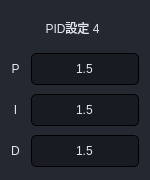
                     <widget class="QFrame" name="frame_73">
                      <property name="minimumSize">
                       <size>
                        <width>150</width>
                        <height>180</height>
                       </size>
                      </property>
                      <property name="maximumSize">
                       <size>
                        <width>150</width>
                        <height>180</height>
                       </size>
                      </property>
                      <property name="styleSheet">
                       <string notr="true">background-color: rgb(36, 40, 49);
border-radius: 5px;</string>
                      </property>
                      <property name="frameShape">
                       <enum>QFrame::StyledPanel</enum>
                      </property>
                      <property name="frameShadow">
                       <enum>QFrame::Raised</enum>
                      </property>
                      <layout class="QGridLayout" name="gridLayout_59">
                       <property name="topMargin">
                        <number>9</number>
                       </property>
                       <property name="bottomMargin">
                        <number>9</number>
                       </property>
                       <item row="3" column="1">
                        <widget class="QLineEdit" name="lineEdit_PID_4_D">
                         <property name="minimumSize">
                          <size>
                           <width>0</width>
                           <height>32</height>
                          </size>
                         </property>
                         <property name="maximumSize">
                          <size>
                           <width>16777215</width>
                           <height>16777215</height>
                          </size>
                         </property>
                         <property name="styleSheet">
                          <string notr="true">background-color: rgba(0, 0, 0,80);
color: rgb(225, 230, 241);
border-width: 1px;
border-style: solid;
border-radius: 5px;
padding-left:5px;
padding-right:5px;
font: 12px &quot;游ゴシック&quot;;
min-height:30;</string>
                         </property>
                         <property name="text">
                          <string>1.5</string>
                         </property>
                         <property name="alignment">
                          <set>Qt::AlignCenter</set>
                         </property>
                        </widget>
                       </item>
                       <item row="2" column="1">
                        <widget class="QLineEdit" name="lineEdit_PID_4_I">
                         <property name="minimumSize">
                          <size>
                           <width>0</width>
                           <height>32</height>
                          </size>
                         </property>
                         <property name="maximumSize">
                          <size>
                           <width>16777215</width>
                           <height>16777215</height>
                          </size>
                         </property>
                         <property name="styleSheet">
                          <string notr="true">background-color: rgba(0, 0, 0,80);
color: rgb(225, 230, 241);
border-width: 1px;
border-style: solid;
border-radius: 5px;
padding-left:5px;
padding-right:5px;
font: 12px &quot;游ゴシック&quot;;
min-height:30;</string>
                         </property>
                         <property name="text">
                          <string>1.5</string>
                         </property>
                         <property name="alignment">
                          <set>Qt::AlignCenter</set>
                         </property>
                        </widget>
                       </item>
                       <item row="0" column="0" colspan="2">
                        <widget class="QLabel" name="label_105">
                         <property name="minimumSize">
                          <size>
                           <width>0</width>
                           <height>32</height>
                          </size>
                         </property>
                         <property name="maximumSize">
                          <size>
                           <width>16777215</width>
                           <height>32</height>
                          </size>
                         </property>
                         <property name="styleSheet">
                          <string notr="true">font: 12px bold italic large &quot;游ゴシック&quot;;
color: rgb(225, 230, 241);
padding-right:5px;</string>
                         </property>
                         <property name="text">
                          <string>PID設定 4</string>
                         </property>
                         <property name="alignment">
                          <set>Qt::AlignCenter</set>
                         </property>
                        </widget>
                       </item>
                       <item row="2" column="0">
                        <widget class="QLabel" name="label_106">
                         <property name="minimumSize">
                          <size>
                           <width>0</width>
                           <height>32</height>
                          </size>
                         </property>
                         <property name="maximumSize">
                          <size>
                           <width>16777215</width>
                           <height>32</height>
                          </size>
                         </property>
                         <property name="styleSheet">
                          <string notr="true">font: 12px bold italic large &quot;游ゴシック&quot;;
color: rgb(225, 230, 241);
padding-right:5px;</string>
                         </property>
                         <property name="text">
                          <string>I</string>
                         </property>
                         <property name="alignment">
                          <set>Qt::AlignCenter</set>
                         </property>
                        </widget>
                       </item>
                       <item row="1" column="0">
                        <widget class="QLabel" name="label_107">
                         <property name="minimumSize">
                          <size>
                           <width>0</width>
                           <height>32</height>
                          </size>
                         </property>
                         <property name="maximumSize">
                          <size>
                           <width>16777215</width>
                           <height>32</height>
                          </size>
                         </property>
                         <property name="styleSheet">
                          <string notr="true">font: 12px bold italic large &quot;游ゴシック&quot;;
color: rgb(225, 230, 241);
padding-right:5px;</string>
                         </property>
                         <property name="text">
                          <string>P</string>
                         </property>
                         <property name="alignment">
                          <set>Qt::AlignCenter</set>
                         </property>
                        </widget>
                       </item>
                       <item row="3" column="0">
                        <widget class="QLabel" name="label_108">
                         <property name="minimumSize">
                          <size>
                           <width>0</width>
                           <height>32</height>
                          </size>
                         </property>
                         <property name="maximumSize">
                          <size>
                           <width>16777215</width>
                           <height>32</height>
                          </size>
                         </property>
                         <property name="styleSheet">
                          <string notr="true">font: 12px bold italic large &quot;游ゴシック&quot;;
color: rgb(225, 230, 241);
padding-right:5px;</string>
                         </property>
                         <property name="text">
                          <string>D</string>
                         </property>
                         <property name="alignment">
                          <set>Qt::AlignCenter</set>
                         </property>
                        </widget>
                       </item>
                       <item row="1" column="1">
                        <widget class="QLineEdit" name="lineEdit_PID_4_P">
                         <property name="minimumSize">
                          <size>
                           <width>0</width>
                           <height>32</height>
                          </size>
                         </property>
                         <property name="maximumSize">
                          <size>
                           <width>16777215</width>
                           <height>16777215</height>
                          </size>
                         </property>
                         <property name="styleSheet">
                          <string notr="true">background-color: rgba(0, 0, 0,80);
color: rgb(225, 230, 241);
border-width: 1px;
border-style: solid;
border-radius: 5px;
padding-left:5px;
padding-right:5px;
font: 12px &quot;游ゴシック&quot;;
min-height:30;</string>
                         </property>
                         <property name="text">
                          <string>1.5</string>
                         </property>
                         <property name="alignment">
                          <set>Qt::AlignCenter</set>
                         </property>
                        </widget>
                       </item>
                      </layout>
                     </widget>
